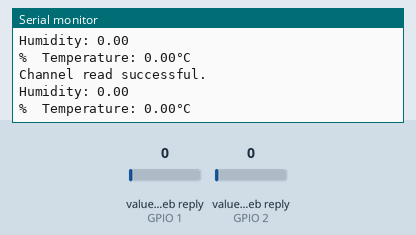
Bench run of a sketch on a simulated ESP32. Parts: the last lines printed to the serial monitor. The inputs (shaded band) are chosen by the test bench; at power-on: value in the web reply (sensors on GPIO 1, GPIO 2) 0. WiFi joins after 1.5 s; servers stay silent unless stated; web services answer with replies made up by the test bench.

Above: at 8.7 s.
8.8 s: value in the web reply (sensor on GPIO 1) set to 2
At 10.7 s:
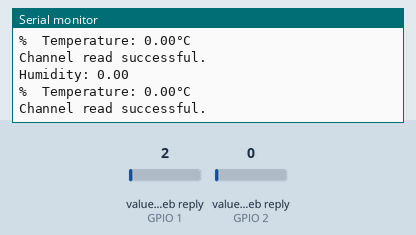
13.2 s: value in the web reply (sensor on GPIO 2) set to 2
At 14.5 s:
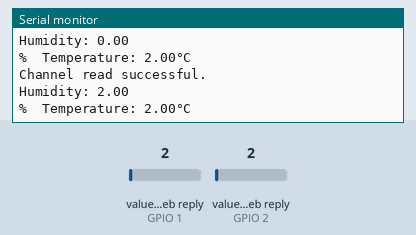
17.6 s: value in the web reply (sensor on GPIO 1) set to 25
At 19.7 s:
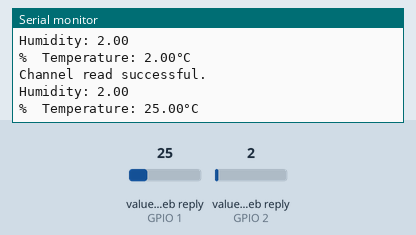
22.0 s: value in the web reply (sensor on GPIO 2) set to 25
At 25.0 s:
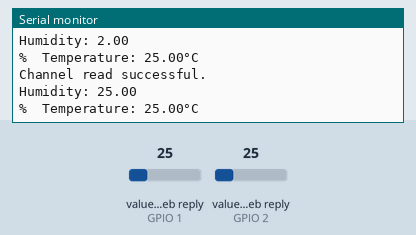
Timing chart, 0 to 26.5 s (numbered marks = the images above; inputs shaded):
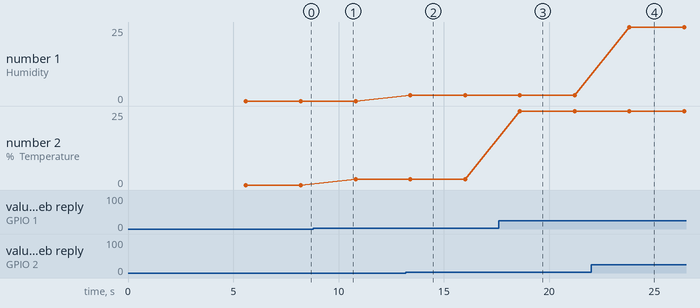

The sketch:

Exp01_DHT_ThingSpeakRead.ino
```cpp
#include "ThingSpeak.h"
#include <WiFi.h>

#define SECRET_SSID "MySSID"    // replace MySSID with your WiFi network name
#define SECRET_PASS "MyPassword"  // replace MyPassword with your WiFi password

#define SECRET_CH_ID 0000000     // replace 0000000 with your channel number
#define SECRET_READ_APIKEY "XYZ"   // replace XYZ with your channel Read API Key

char ssid[] = SECRET_SSID;   // your network SSID (name)
char pass[] = SECRET_PASS;   // your network password
int keyIndex = 0;            // your network key Index number (needed only for WEP)
WiFiClient  client;

unsigned long myChannelNumber = SECRET_CH_ID;
const char * myReadAPIKey = SECRET_READ_APIKEY;

void setup()
{
Serial.begin(115200);  //Initialize serial
WiFi.mode(WIFI_STA);//set ESP32 as a station
ThingSpeak.begin(client);  // Initialize ThingSpeak
}

void loop()
{
  if(WiFi.status() != WL_CONNECTED){
    Serial.print("Attempting to connect to SSID: ");
    Serial.println(SECRET_SSID);
    while(WiFi.status() != WL_CONNECTED){
      WiFi.begin(ssid, pass);  // Connect to WPA/WPA2 network. Change this line if using open or WEP network
      Serial.print(".");
      delay(5000);
    }
    Serial.println("\nConnected.");
  }

  int x = ThingSpeak.readMultipleFields(myChannelNumber, myReadAPIKey);
  if(x == 200){
    Serial.println("Channel read successful.");
  }
  else{
    Serial.println("Problem updating channel. HTTP error code " + String(x));
  }

  // Reading temperature or humidity takes about 250 milliseconds!
  // Sensor readings may also be up to 2 seconds 'old' (its a very slow sensor)
  float t = ThingSpeak.readFloatField(myChannelNumber,1 , myReadAPIKey);
  // Read temperature as Celsius (the default)
  float h = ThingSpeak.readFloatField(myChannelNumber,2 , myReadAPIKey);
  //Read humidity as percentage

  // Check if any reads failed and exit early (to try again).
  if (isnan(h) || isnan(t)){
    Serial.println(F("Failed to read from channel / DHT sensor!"));
    return;
  }
 //write values to console
  Serial.print(F("Humidity: "));
  Serial.print(h);
  Serial.print("\n");
  Serial.print(F("%  Temperature: "));
  Serial.print(t);
  Serial.print(F("°C "));
  Serial.print("\n");
  delay(2000); // Wait 2 seconds to update the channel again
}
```

Measured:
- after the input at 13.2 s, the serial monitor: prints a new line after 0.21 s (image 2)
- after the input at 17.6 s, the serial monitor: prints a new line after 1.0 s (image 3)
- after the input at 22.0 s, the serial monitor: prints a new line after 1.8 s (image 4)
- plotted number 2: 0 → 2 after the input at 8.8 s, 2 → 25 after the input at 17.6 s
